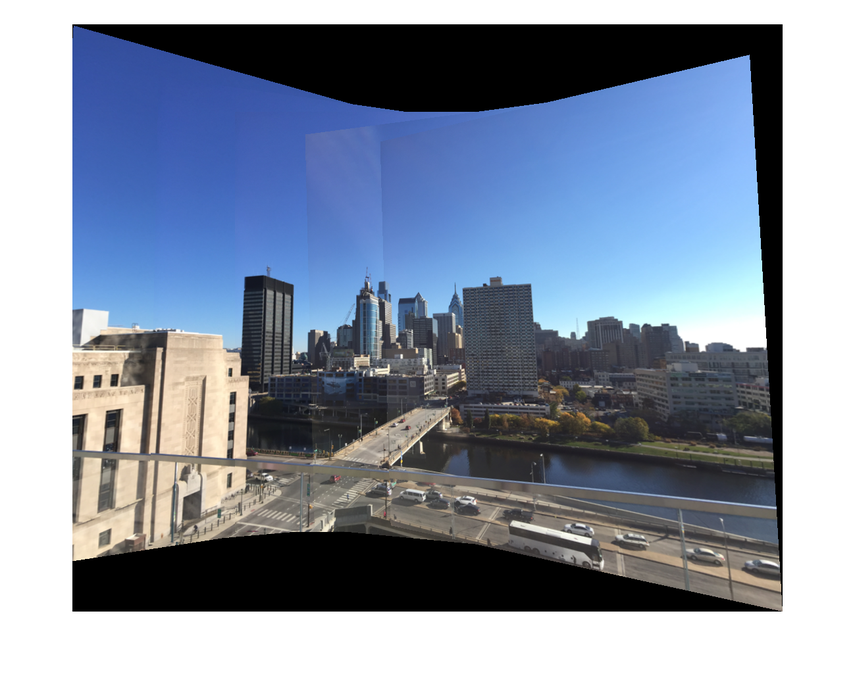
%> input picture results/1.png, 855 x 676 px, shrunk from 1299 x 1028 before the run, given in place of 1.jpg, which was not available
$ octave official_objdetc.m   (GNU Octave 9; MATLAB toolbox functions it lacks are replaced by stand-ins)
%> lines starting %> are read from the running program, lines starting %| are printed output that depends on the picture; pictures that were not available may be replaced by others from this repository, and a replacement may not be noted
%% read image
boxImage = imread('dataset/1.jpg');
%> boxImage is the input picture: size 676x855x3 uint8; mean R, G, B 131.8, 142.5, 159.9
boxImage = rgb2gray(boxImage);
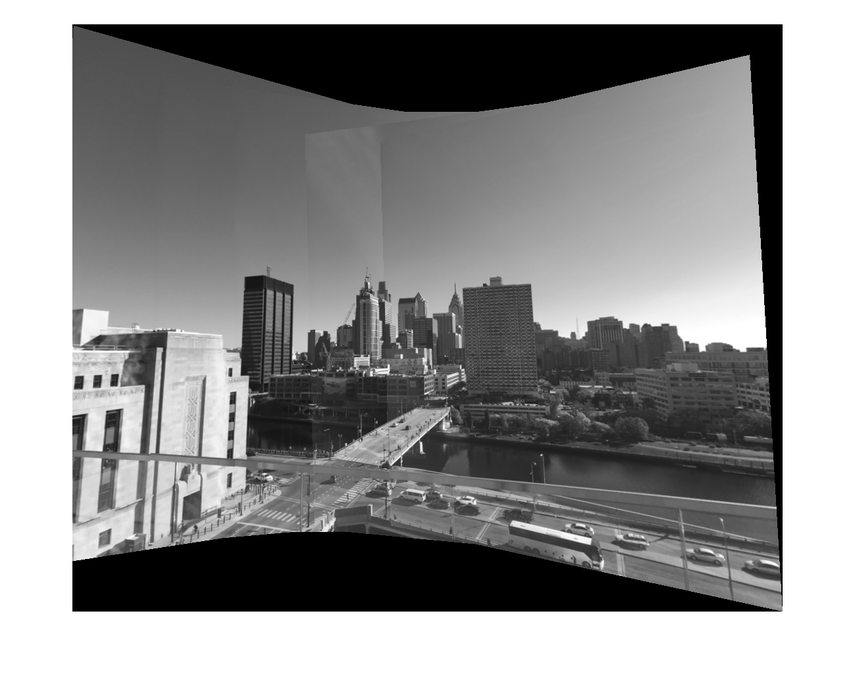
%> boxImage: size 676x855 uint8; min 0, max 255, mean 141.3

% figure;
% imshow(boxImage);
% title('Image of a box');

sceneImage = imread('dataset/3.jpg');
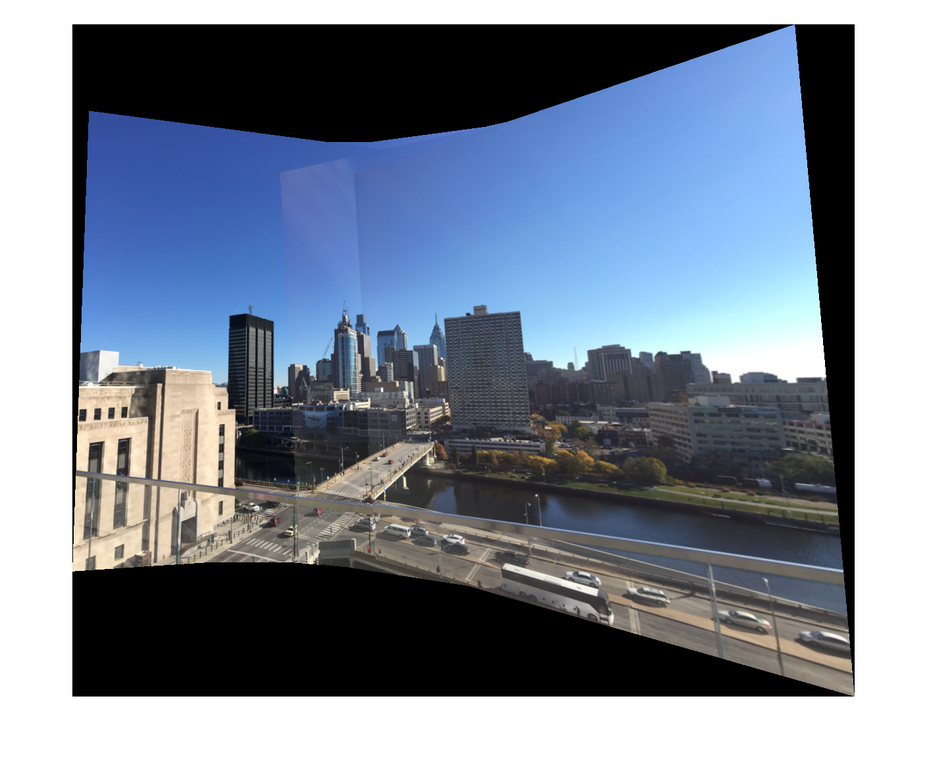
%> input picture results/3.png, 927 x 761 px, shrunk from 1409 x 1157 before the run, given in place of 3.jpg, which was not available
%> sceneImage is the input picture: size 761x927x3 uint8; mean R, G, B 121.1, 131.4, 146.4
sceneImage = rgb2gray(sceneImage);
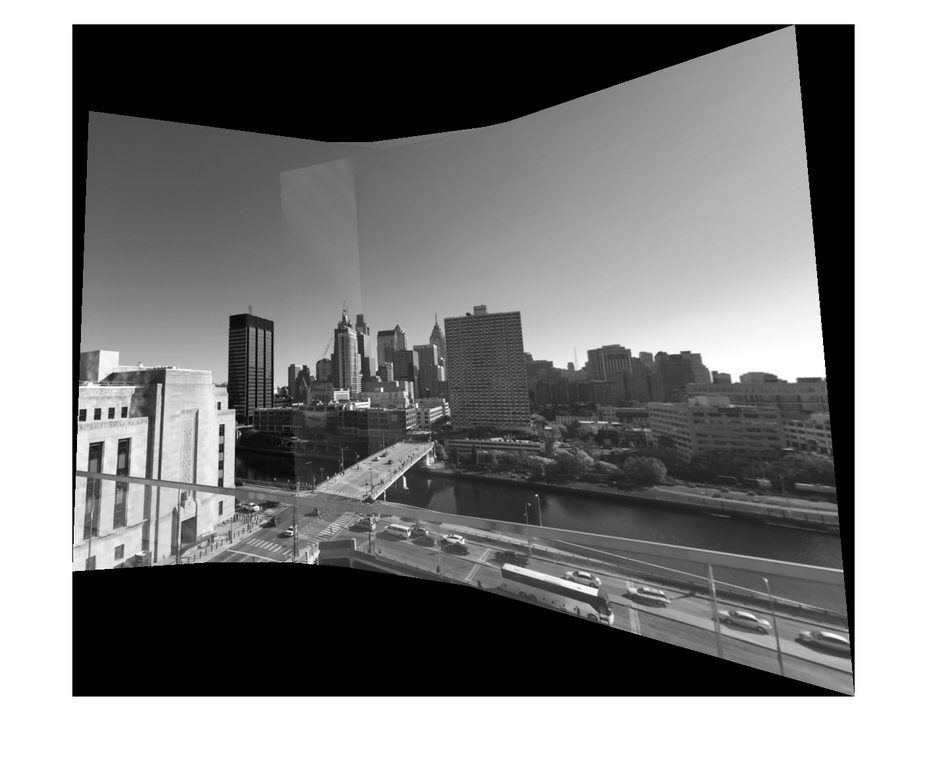
%> sceneImage: size 761x927 uint8; min 0, max 255, mean 130

% figure;
% imshow(sceneImage);
% title('Image of cluttered scene');

%% detect image feature points
%> (the run ends here)
